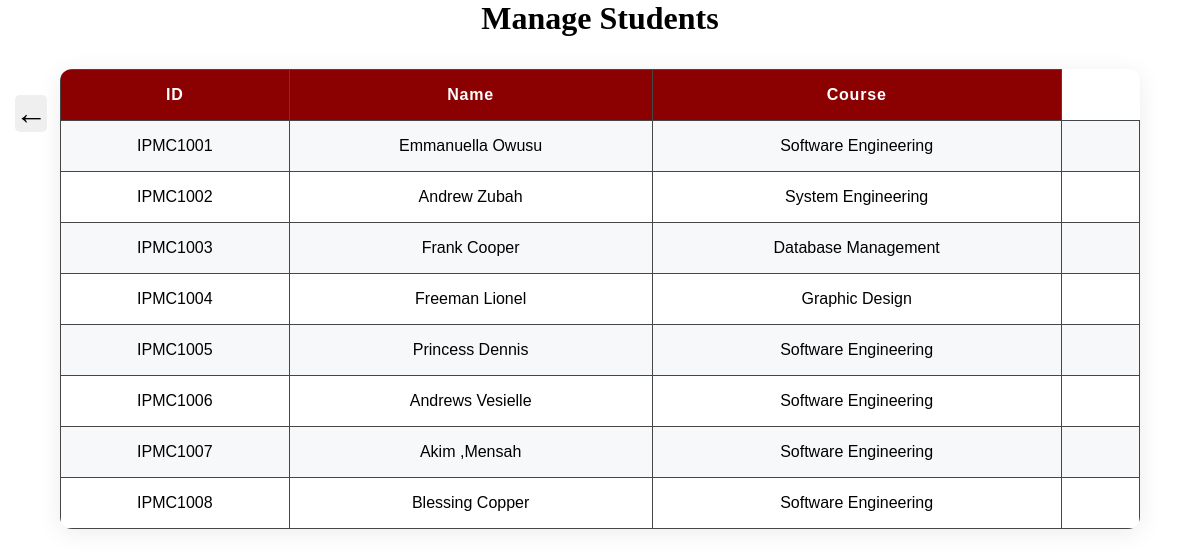
/staff/manage-students, run on the app's committed database.
### tables this page shows
CREATE TABLE students (
        index_number TEXT PRIMARY KEY,
        name TEXT NOT NULL,
        password TEXT NOT NULL,
        course TEXT NOT NULL
    );

### app.py (the view)
@app.route('/staff/manage-students')
def manage_students():
    conn = sqlite3.connect('S_database.db')
    c = conn.cursor()
    c.execute("SELECT index_number, name, course FROM students")
    students = [{'id': row[0], 'name': row[1], 'course': row[2]} for row in c.fetchall()]
    conn.close()
    return render_template('manage_students.html', students=students)

### templates/manage_students.html (shortened to what this page needs)
<!DOCTYPE html>
<html lang="en">
  <head>
    <link
      rel="stylesheet"
      href="{{url_for('static', filename= 'css/s.e. batch8-10am.css')}}"
    />
  </head>
  <button
    onclick="window.location.href='{{ url_for('staff_dashboard') }}'"
    id="backBtn"
    class="nav-btn"
  >
    &#8592;
  </button>
  <body>
    <h1>Manage Students</h1>
    <table>
      <tr>
        <th>ID</th>
        <th>Name</th>
        <th>Course</th>
      </tr>
      {% for student in students %}
      <tr>
        <td>{{ student.id }}</td>
        <td>{{ student.name }}</td>
        <td>{{ student.course }}</td>
        <td>
        </td>
      </tr>
      {% endfor %}
    </table>
  </body>
</html>

### static/css/s.e. batch8-10am.css (style rules this page uses)
* { padding: 0; margin: 0; box-sizing: border-box; }
h1 { text-align: center; }
.nav-btn { top: 95px; border: none; border-radius: 5px; cursor: pointer; transition: 0.3s ease-out; font-size: 2rem; z-index: 1000; position: fixed; left: 15px; }
table { width: 90%; margin: 2em auto; border-collapse: collapse; background: #fff; border-radius: 12px; overflow: hidden; box-shadow: 0 4px 24px rgba(0,0,0,0.08); font-family: 'Poppins', Arial, sans-serif; }
th, td { padding: 1em 1.2em; text-align: center; border: 1px solid rgb(71, 70, 70); }
th { background-color: darkred; color: #fff; font-weight: 600; letter-spacing: 0.05em; }
tr:nth-child(even) { background: #f6f8fa; }

### data on the page
students: id "IPMC1001", name "Emmanuella Owusu", course "Software Engineering"
students: id "IPMC1002", name "Andrew Zubah", course "System Engineering"
students: id "IPMC1003", name "Frank Cooper", course "Database Management"
students: id "IPMC1004", name "Freeman Lionel", course "Graphic Design"
students: id "IPMC1005", name "Princess Dennis", course "Software Engineering"
students: id "IPMC1006", name "Andrews Vesielle", course "Software Engineering"
students: id "IPMC1007", name "Akim ,Mensah", course "Software Engineering"
students: id "IPMC1008", name "Blessing Copper", course "Software Engineering"
